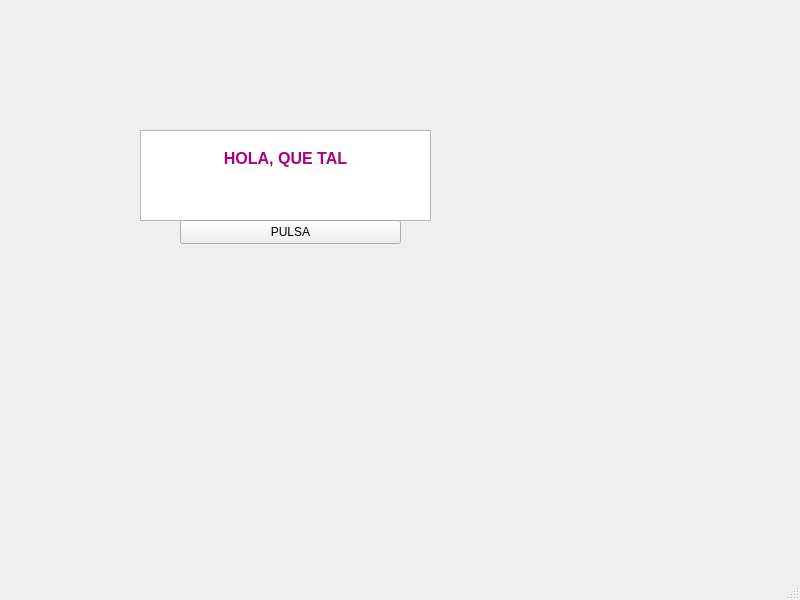
<?xml version="1.0" encoding="UTF-8"?>
<ui version="4.0">
 <class>MainWindow</class>
 <widget class="QMainWindow" name="MainWindow">
  <property name="geometry">
   <rect>
    <x>0</x>
    <y>0</y>
    <width>800</width>
    <height>600</height>
   </rect>
  </property>
  <property name="windowTitle">
   <string>MainWindow</string>
  </property>
  <widget class="QWidget" name="centralwidget">
   <widget class="QTextEdit" name="textVentana">
    <property name="geometry">
     <rect>
      <x>140</x>
      <y>130</y>
      <width>291</width>
      <height>91</height>
     </rect>
    </property>
    <property name="html">
     <string>&lt;!DOCTYPE HTML PUBLIC &quot;-//W3C//DTD HTML 4.0//EN&quot; &quot;http://www.w3.org/TR/REC-html40/strict.dtd&quot;&gt;
&lt;html&gt;&lt;head&gt;&lt;meta name=&quot;qrichtext&quot; content=&quot;1&quot; /&gt;&lt;meta charset=&quot;utf-8&quot; /&gt;&lt;style type=&quot;text/css&quot;&gt;
p, li { white-space: pre-wrap; }
hr { height: 1px; border-width: 0; }
li.unchecked::marker { content: &quot;\2610&quot;; }
li.checked::marker { content: &quot;\2612&quot;; }
&lt;/style&gt;&lt;/head&gt;&lt;body style=&quot; font-family:'Segoe UI'; font-size:9pt; font-weight:400; font-style:normal;&quot;&gt;
&lt;p align=&quot;center&quot; style=&quot;-qt-paragraph-type:empty; margin-top:0px; margin-bottom:0px; margin-left:0px; margin-right:0px; -qt-block-indent:0; text-indent:0px;&quot;&gt;&lt;br /&gt;&lt;/p&gt;
&lt;p align=&quot;center&quot; style=&quot; margin-top:0px; margin-bottom:0px; margin-left:0px; margin-right:0px; -qt-block-indent:0; text-indent:0px;&quot;&gt;&lt;span style=&quot; font-size:12pt; font-weight:700; color:#aa007f;&quot;&gt;HOLA, QUE TAL&lt;/span&gt;&lt;/p&gt;&lt;/body&gt;&lt;/html&gt;</string>
    </property>
   </widget>
   <widget class="QPushButton" name="btnCambiar">
    <property name="geometry">
     <rect>
      <x>180</x>
      <y>220</y>
      <width>221</width>
      <height>24</height>
     </rect>
    </property>
    <property name="text">
     <string>PULSA</string>
    </property>
   </widget>
  </widget>
  <widget class="QMenuBar" name="menubar">
   <property name="geometry">
    <rect>
     <x>0</x>
     <y>0</y>
     <width>800</width>
     <height>33</height>
    </rect>
   </property>
  </widget>
  <widget class="QStatusBar" name="statusbar"/>
 </widget>
 <resources/>
 <connections/>
</ui>
